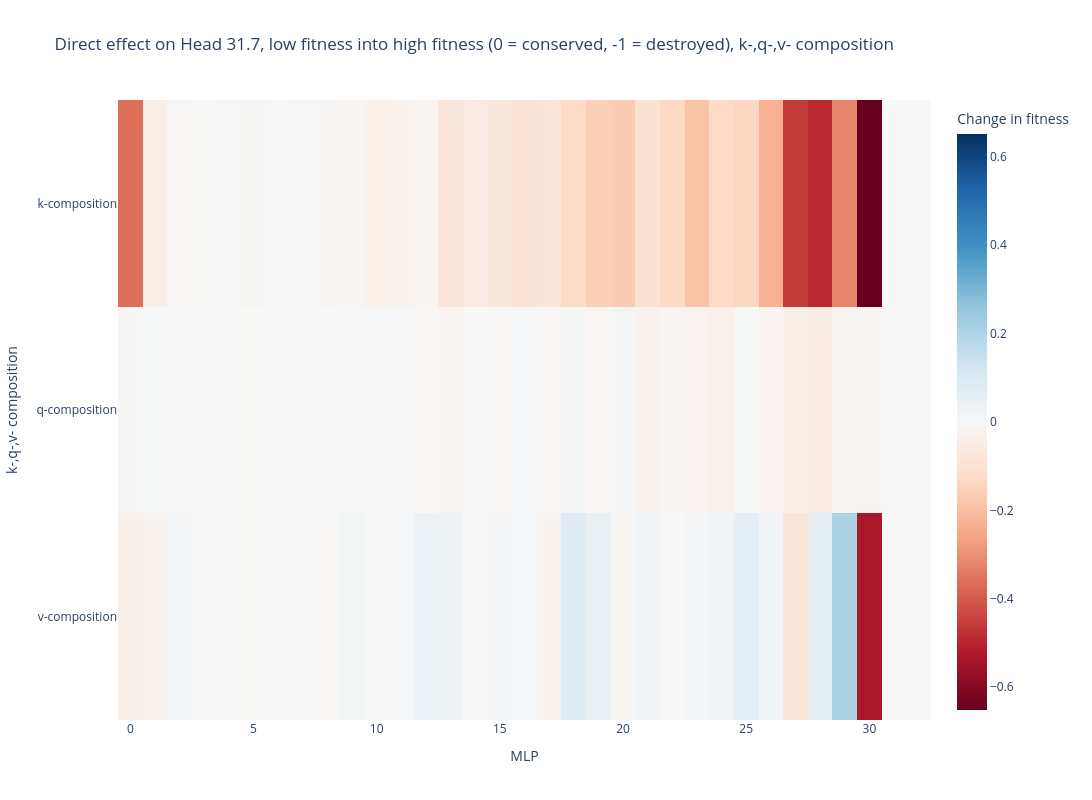

Notebook source saved alongside this figure:
### Markdown cell above
#### Fig 22.3 -- direct effect on head 31.7 (from MLP) using path patching

### Code cell
imshow(
    path_patch_mlp_317_tensor,
    labels={"x": "MLP", "y": "k-,q-,v- composition", "color": "Change in fitness"},
    title="Direct effect on Head 31.7, low fitness into high fitness (0 = conserved, -1 = destroyed), k-,q-,v- composition",
    width=1200,
    height=800,
    y = ["k-composition","q-composition","v-composition"]        
    # range_color=(-1,1)
)

### Figure 1 — Plotly figure (JSON) as saved in the notebook; plotly's stock layout.template omitted (floating-point values rounded to 4 significant figures)
{"data": [{"coloraxis": "coloraxis", "hovertemplate": "MLP: %{x}<br>k-,q-,v- composition: %{y}<br>Change in fitness: %{z}<extra></extra>", "name": "0", "type": "heatmap", "xaxis": "x", "y": ["k-composition", "q-composition", "v-composition"], "yaxis": "y", "z": [[-0.3626, -0.04391, -0.004244, -0.001656, 0.004792, -0.009905, -0.0003076, 0.003948, -0.0105, -0.01447, -0.03449, -0.02958, -0.01301, -0.07397, -0.05406, -0.07393, -0.08895, -0.08477, -0.1291, -0.158, -0.1663, -0.09775, -0.1317, -0.1887, -0.1283, -0.1393, -0.23, -0.4576, -0.4929, -0.3196, -0.6517, 7.823e-08, 7.823e-08], [-0.009893, 0.003424, 0.00449, -0.000205, 0.001506, -0.001847, -0.002811, -0.002026, 0.0005794, -0.002647, -0.002585, -0.003717, -0.004722, -0.01648, 0.0006737, -0.00524, 0.005229, -0.006186, 0.009918, -0.01089, 0.01049, -0.02416, -0.01489, -0.01633, -0.03296, 0.002153, -0.01841, -0.03667, -0.04912, -0.01384, -0.01512, 7.823e-08, 7.823e-08], [-0.03669, -0.02306, 0.01191, -0.003521, -0.003921, -0.005894, -0.0003764, -0.0006616, -0.004083, 0.01699, -0.003854, 0.008702, 0.04016, 0.03583, -0.004043, 0.01361, 0.005774, -0.0229, 0.07859, 0.04775, -0.01447, 0.02409, -0.001544, 0.01425, 0.02517, 0.06402, 0.02153, -0.08221, 0.05787, 0.2087, -0.5349, 7.823e-08, 7.823e-08]]}], "layout": {"coloraxis": {"cmid": 0, "colorbar": {"title": {"text": "Change in fitness"}}, "colorscale": [[0, "rgb(103,0,31)"], [0.1, "rgb(178,24,43)"], [0.2, "rgb(214,96,77)"], [0.3, "rgb(244,165,130)"], [0.4, "rgb(253,219,199)"], [0.5, "rgb(247,247,247)"], [0.6, "rgb(209,229,240)"], [0.7, "rgb(146,197,222)"], [0.8, "rgb(67,147,195)"], [0.9, "rgb(33,102,172)"], [1, "rgb(5,48,97)"]]}, "height": 800, "title": {"text": "Direct effect on Head 31.7, low fitness into high fitness (0 = conserved, -1 = destroyed), k-,q-,v- composition"}, "width": 1200, "xaxis": {"anchor": "y", "constrain": "domain", "domain": [0, 1], "scaleanchor": "y", "title": {"text": "MLP"}}, "yaxis": {"anchor": "x", "autorange": "reversed", "constrain": "domain", "domain": [0, 1], "title": {"text": "k-,q-,v- composition"}}}}
